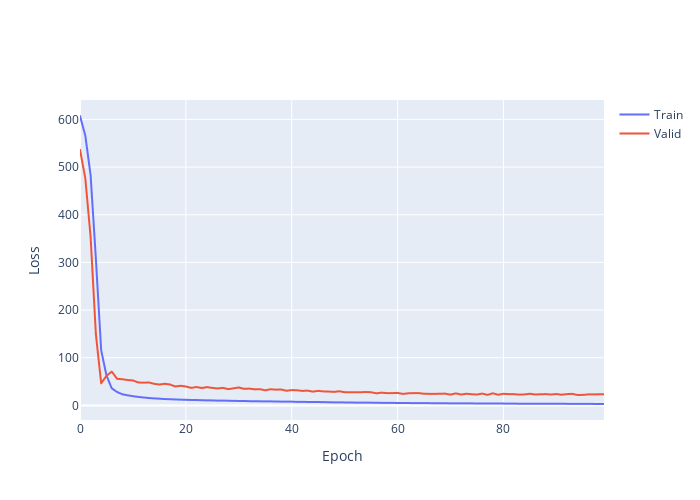

The notebook cell saved with this chart:
### Code cell
fig = go.Figure()
fig.add_trace(go.Scattergl(y=history.history['loss'],
name='Train'))
fig.add_trace(go.Scattergl(y=history.history['val_loss'],
name='Valid'))
fig.update_layout(height=500, width=700,
xaxis_title='Epoch',
yaxis_title='Loss')
